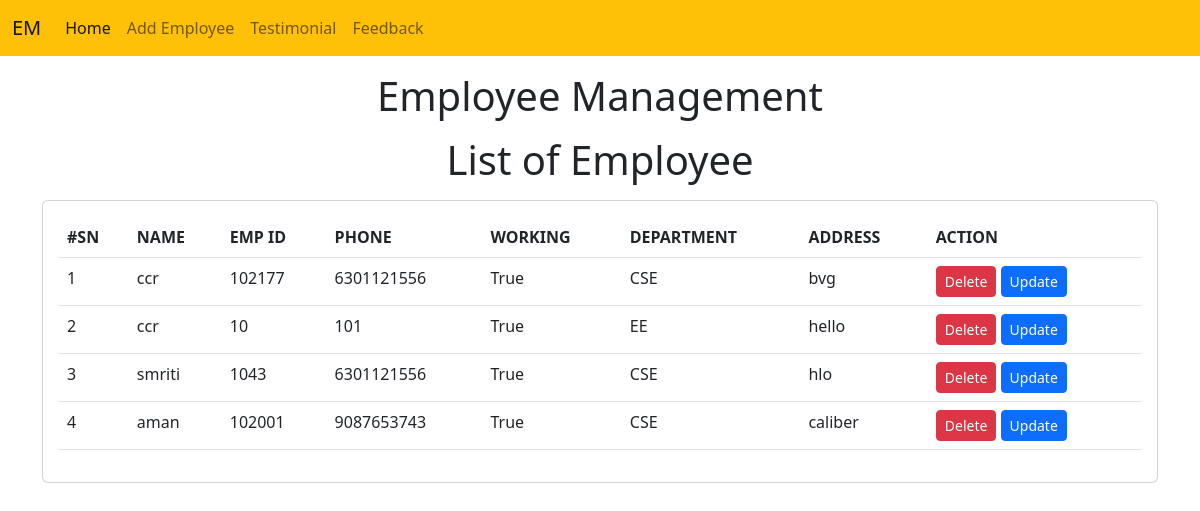
The page /emp/home/ on the database its author committed.
### emp/models.py (models this page shows, shortened)
class Emp(models.Model):
    name = models.CharField(max_length=100)
    emp_id = models.CharField(max_length=100)
    phone = models.CharField(max_length=10)
    address = models.CharField(max_length=100)
    working = models.BooleanField(default=True)
    department = models.CharField(max_length=10)

### emp/views.py (the view)
# urls.py: path('home/', emp_home),
def emp_home(request):
    emps = Emp.objects.all()
    return render(request,'emp/home.html',{'emps':emps})

### templates/emp/home.html (shortened to what this page needs)
<!doctype html>
<html lang="en">
  <head>
    <link href="https://cdn.jsdelivr.net/npm/bootstrap@5.2.0/dist/css/bootstrap.min.css" rel="stylesheet">
  </head>
  <body>
    {% include 'emp/navbar.html' %}
    <h1 class="text-center my-3">Employee Management</h1>
    <h1 class="text-center my-3">List of Employee</h1>
    <div class="container">
      <div class="row">
        <div class="col-md-12">
          <div class="card">
            <div class="card-body">
              <table class="table">
                <thead>
                  <tr>
                    <th>#SN</th>
                    <th>NAME</th>
                    <th>EMP ID</th>
                    <th>PHONE</th>
                    <th>WORKING</th>
                    <th>DEPARTMENT</th>
                    <th>ADDRESS</th>
                    <th>ACTION</th>
                  </tr>
                </thead>
                <tbody>
                  {% for e in emps %}
                  <tr>
                    <td>{{forloop.counter}}</td>
                    <td>{{e.name}}</td>
                    <td>{{e.emp_id}}</td>
                    <td>{{e.phone}}</td>
                    <td>{{e.working}}</td>
                    <td>{{e.department}}</td>
                    <td>{{e.address}}</td>
                    <td>
                      <a href="/emp/delete_emp/{{e.id}}" class="btn btn-danger btn-sm">Delete</a>
                      <a href="/emp/update_emp/{{e.id}}" class="btn btn-primary btn-sm">Update</a>
                    </td>
                  </tr>
                  {% endfor %}
                </tbody>
              </table>
            </div>
          </div>
        </div>
      </div>
    </div>
  </body>
</html>

### templates/emp/navbar.html (shortened to what this page needs)
  <nav class="navbar navbar-expand-lg bg-warning">
    <div class="container-fluid">
      <a class="navbar-brand" href="#">EM</a>
      <div class="collapse navbar-collapse" id="navbarSupportedContent">
        <ul class="navbar-nav me-auto mb-2 mb-lg-0">
          <li class="nav-item">
            <a class="nav-link active" aria-current="page" href="/emp/home/">Home</a>
          </li>
          <li class="nav-item">
            <a class="nav-link" href="/emp/add_emp/">Add Employee</a>
          </li>
          <li class="nav-item">
            <a class="nav-link" href="/emp/testimonials/">Testimonial</a>
          </li>
          <li class="nav-item">
            <a class="nav-link" href="/emp/feedback/">Feedback</a>
          </li>
        </ul>
      </div>
    </div>
  </nav>

### rows shown on the page
Emp: name "ccr", emp_id "102177", phone "6301121556", working "True", department "CSE", address "bvg"
Emp: name "ccr", emp_id "10", phone "101", working "True", department "EE", address "hello"
Emp: name "smriti", emp_id "1043", phone "6301121556", working "True", department "CSE", address "hlo"
Emp: name "aman", emp_id "102001", phone "9087653743", working "True", department "CSE", address "caliber"
